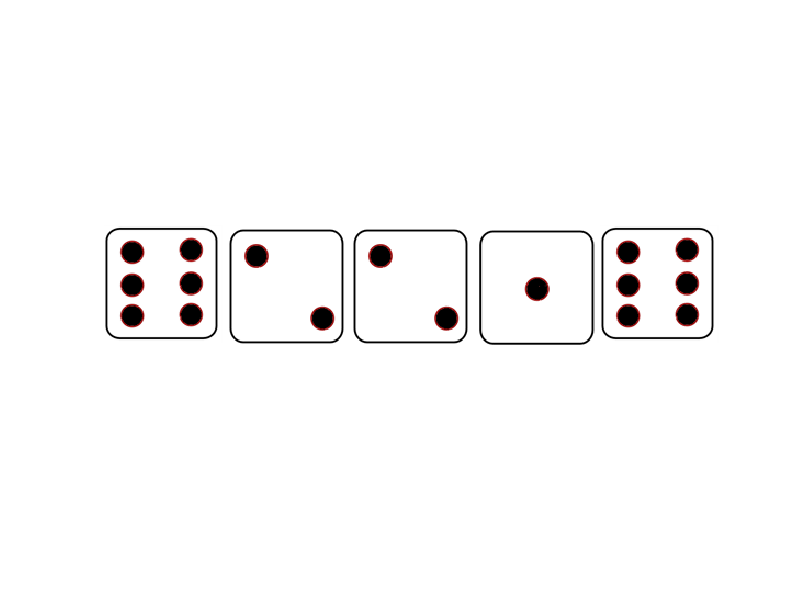

Write the MATLAB code that produced this figure.
function [result] = turn()
%turn plays the players turn for a round and returns the score that they
%achieved

% Intialize variables for operation of the game
rollagain = 'y';
rollcount = 1;
load('Dice.mat');

% Intial roll results
dice_results = randi([1,6],1,5);
figure('WindowStyle','docked');
imshow([Dice{dice_results}]);

% Loop until the player does not want to roll again
while rollagain=='y' && rollcount < 4

    % Ask if the player wants to roll again
    rollagain=input('Do you want to roll again?(y/n)\n','s');
    if rollagain=='y'
        rollcount = rollcount + 1;
        
        % Loop through asking for asking all the dice that the player wants
        % to get rid of and sets them to blanks
        keep = dice_results;
        while 1
            ridof = input('Which dice do you want to roll again? (type in the dice position that you want to select going from 1 to 5, enter 0 to exit)\n');
            if ridof == 0
                break;
            elseif ridof == 1 || ridof == 2 || ridof == 3 || ridof == 4 || ridof == 5
                keep(ridof) = 0;
            else
                fprintf('Please use a valid input for which dice you want to roll again?\n');
            end
        end
        
        % Goes through array to find the blank dice and fills them with a
        % random dice value
        for y = 1:1:length(keep)
            if keep(y) == 0
                keep(y) = randi([1,6]);
            end
        end
        
        % Sets the results to the keep array and displays output
        dice_results=keep;
        close all;
        figure('WindowStyle','docked');
        imshow([Dice{dice_results}]);
    end
end

% Returns values of the final roll of dice the player can use for scoring
result = dice_results;
end
